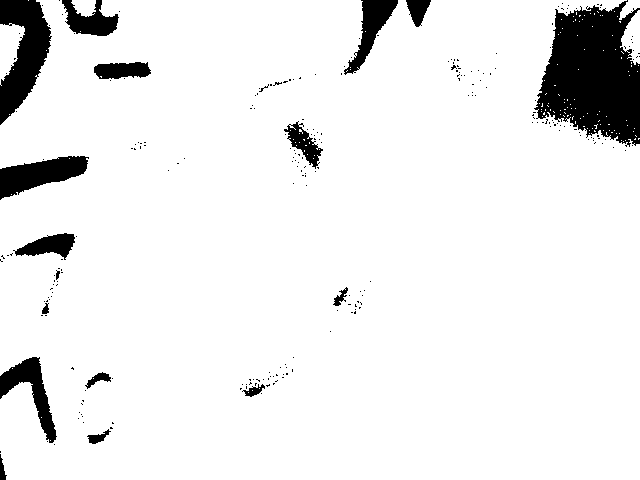
//> input picture Labs/systemDemo8/Vision Processing/temp1c.png, 640 x 480 px
$ ./get_BW_image   (built with g++ and OpenCV 4)
//> lines starting //> are read from the running program, lines starting //| are printed output that depends on the picture; after the words box and inside, x2 and y2 are one past the last pixel; in counts of white or black regions, pixels touching at a corner belong together
#include "opencv2/opencv.hpp"
#include "string.h"
#include <iostream>
#define EPSILON .001
using namespace cv;

bool compareDoubles2(double a, double b)
{
  double diff = a-b;
  return (diff < EPSILON && -diff < EPSILON);

}

double max2(double a, double b)
{
	if(a<b)
		return b;
	else
		return a;
}

double max4(double a, double b, double c, double d)
{
	double m1 = max2(a,b);
    	double m2 = max2(c,d);
	return max2(m1,m2);
}

int main(int argv, char ** argc)
{
	VideoCapture cap(0);
	if(!cap.isOpened())
		return -1;
        std::string templateSource = "temp1c.png";
	//std::string templateDest = "temp.png";
	Mat gray;
        Mat black;
	Mat temp1 = imread(templateSource.c_str(), IMREAD_GRAYSCALE );
//> temp1: 480 rows x 640 cols, CV_8UC1; 92.1% white; 252 black regions (235 under 20 px), largest, box (x1, y1, x2, y2) and area: (534, 0, 640, 147) 10452, (0, 0, 52, 125) 3611, (0, 156, 89, 200) 2110
        Mat temp2,temp3,temp4;
        flip(temp1,temp2, 0);
//> temp2: 480 rows x 640 cols, CV_8UC1; 92.1% white; 252 black regions (235 under 20 px), largest, box (x1, y1, x2, y2) and area: (534, 333, 640, 480) 10452, (0, 355, 52, 480) 3611, (0, 280, 89, 324) 2110
	flip(temp1,temp3, 1);
//> temp3: 480 rows x 640 cols, CV_8UC1; 92.1% white; 252 black regions (235 under 20 px), largest, box (x1, y1, x2, y2) and area: (0, 0, 106, 147) 10452, (588, 0, 640, 125) 3611, (551, 156, 640, 200) 2110
	flip(temp1,temp4, -1);
//> temp4: 480 rows x 640 cols, CV_8UC1; 92.1% white; 252 black regions (235 under 20 px), largest, box (x1, y1, x2, y2) and area: (0, 333, 106, 480) 10452, (588, 355, 640, 480) 3611, (551, 280, 640, 324) 2110
	int orientation = 0;
	Mat match1,match2,match3,match4;
        double e1, e2, e3, e4;

	namedWindow("black", 1);
	for(;;)
	{
		Mat frame;
		cap >> frame;
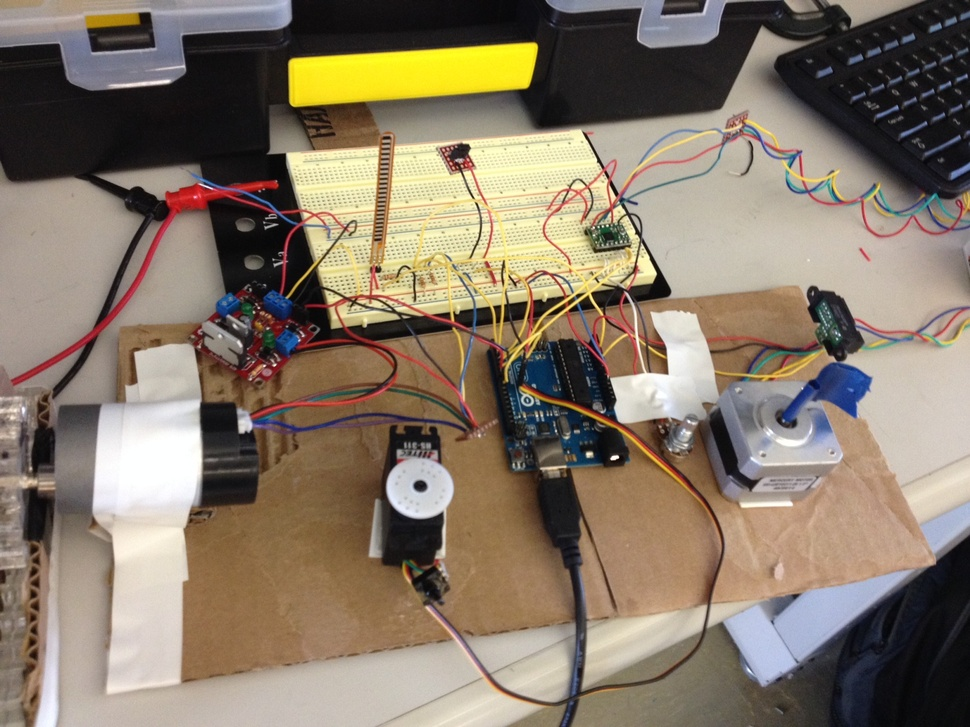
//> input picture Labs/Motor Lab/image(1).jpeg, 970 x 727 px, shrunk from 1632 x 1224 before the run, given in place of the camera
//> frame is the input picture: 727 rows x 970 cols, CV_8UC3; mean B, G, R 104.5, 120.9, 134.5
		cvtColor(frame, gray, COLOR_BGR2GRAY);
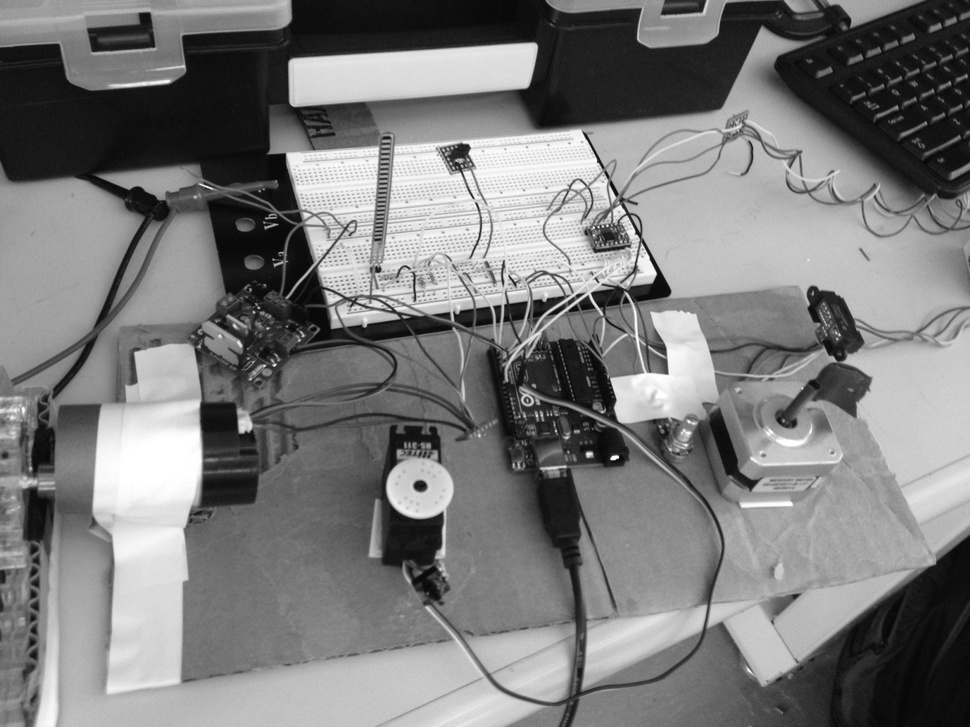
//> gray: 727 rows x 970 cols, CV_8UC1; min 3, max 255, mean 123.1
		threshold(gray, black, 50, 255, THRESH_BINARY);
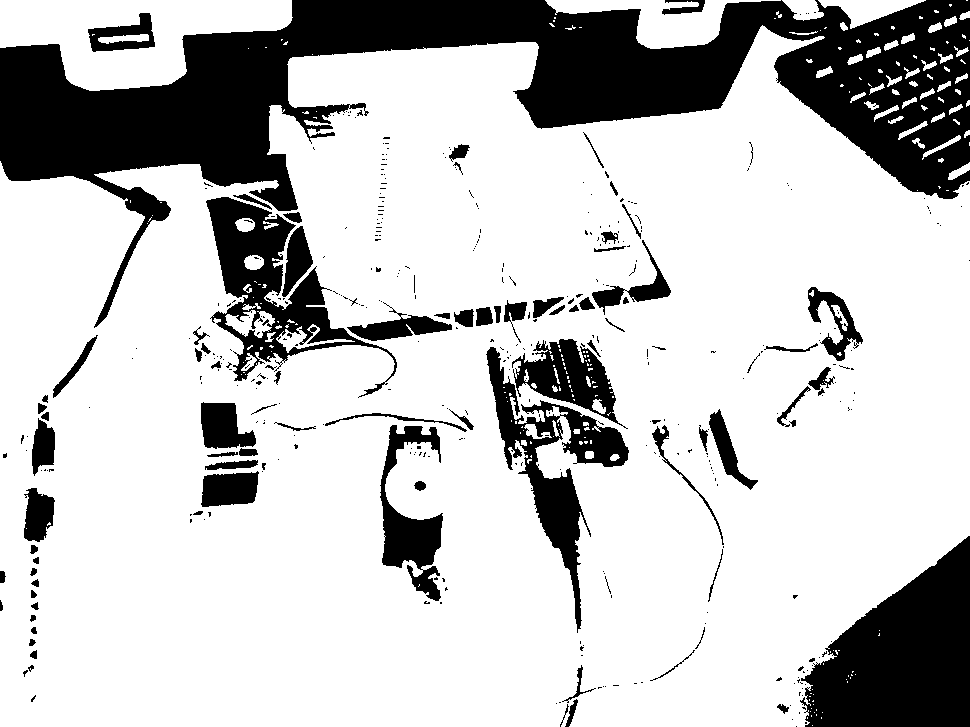
//> black: 727 rows x 970 cols, CV_8UC1; 76.6% white; 420 black regions (330 under 20 px), largest, box (x1, y1, x2, y2) and area: (0, 0, 970, 328) 93815, (800, 536, 970, 727) 20645, (206, 197, 397, 398) 10652

		//std::cout << black.rows << " " << black.cols << "\n"
		//	  << temp1.rows << " " << temp1.cols << "\n";

		matchTemplate(black,temp1, match1,TM_CCOEFF);
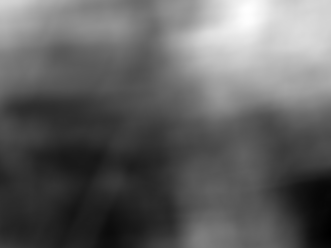
//> match1: 248 rows x 331 cols, CV_32FC1; min -198601904, max 605792192, mean 107442392; drawn with min black and max white
                minMaxLoc(match1, NULL, &e1, NULL, NULL);
//> e1 = 605792192

		matchTemplate(black,temp2, match2,TM_CCOEFF);
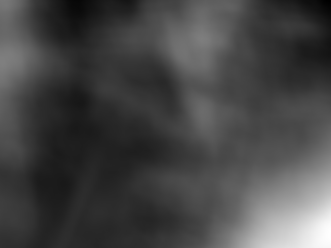
//> match2: 248 rows x 331 cols, CV_32FC1; min -301832928, max 524293536, mean -73906504; drawn with min black and max white
                minMaxLoc(match1, NULL, &e2, NULL, NULL);
//> e2 = 605792192

		matchTemplate(black,temp3, match3,TM_CCOEFF);
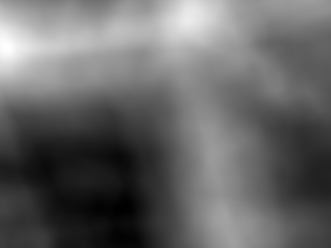
//> match3: 248 rows x 331 cols, CV_32FC1; min -163401472, max 657954816, mean 167580608; drawn with min black and max white
                minMaxLoc(match1, NULL, &e3, NULL, NULL);
//> e3 = 605792192

		matchTemplate(black,temp4, match4,TM_CCOEFF);
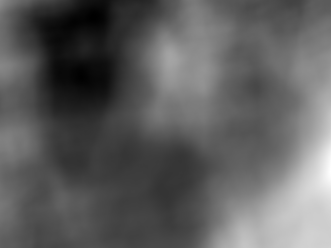
//> match4: 248 rows x 331 cols, CV_32FC1; min -331682816, max 226018576, mean -124681496; drawn with min black and max white
                minMaxLoc(match1, NULL, &e4, NULL, NULL);
//> e4 = 605792192

		double best = max4(e1,e2,e3,e4);
//> best = 605792192

		if(best < 100000000)
			orientation = 0;
		else if(compareDoubles2(best,e1))
//> in compareDoubles2, `double diff = a-b;`: diff = 0
			orientation = 1;
		else if(compareDoubles2(best,e2))
			orientation = 2;
		else if(compareDoubles2(best,e3))
			orientation = 3;
		else if(compareDoubles2(best,e4))
			orientation = 4;


		imshow("black", black);
		if(waitKey(30) >= 0)
//> the Esc key is pressed
		{
			//imwrite(templateDest, black);
			break;
		}

	}
//> after the loop, e1 = 605792192; e2 = 605792192; e3 = 605792192; e4 = 605792192

	return 0;

}
